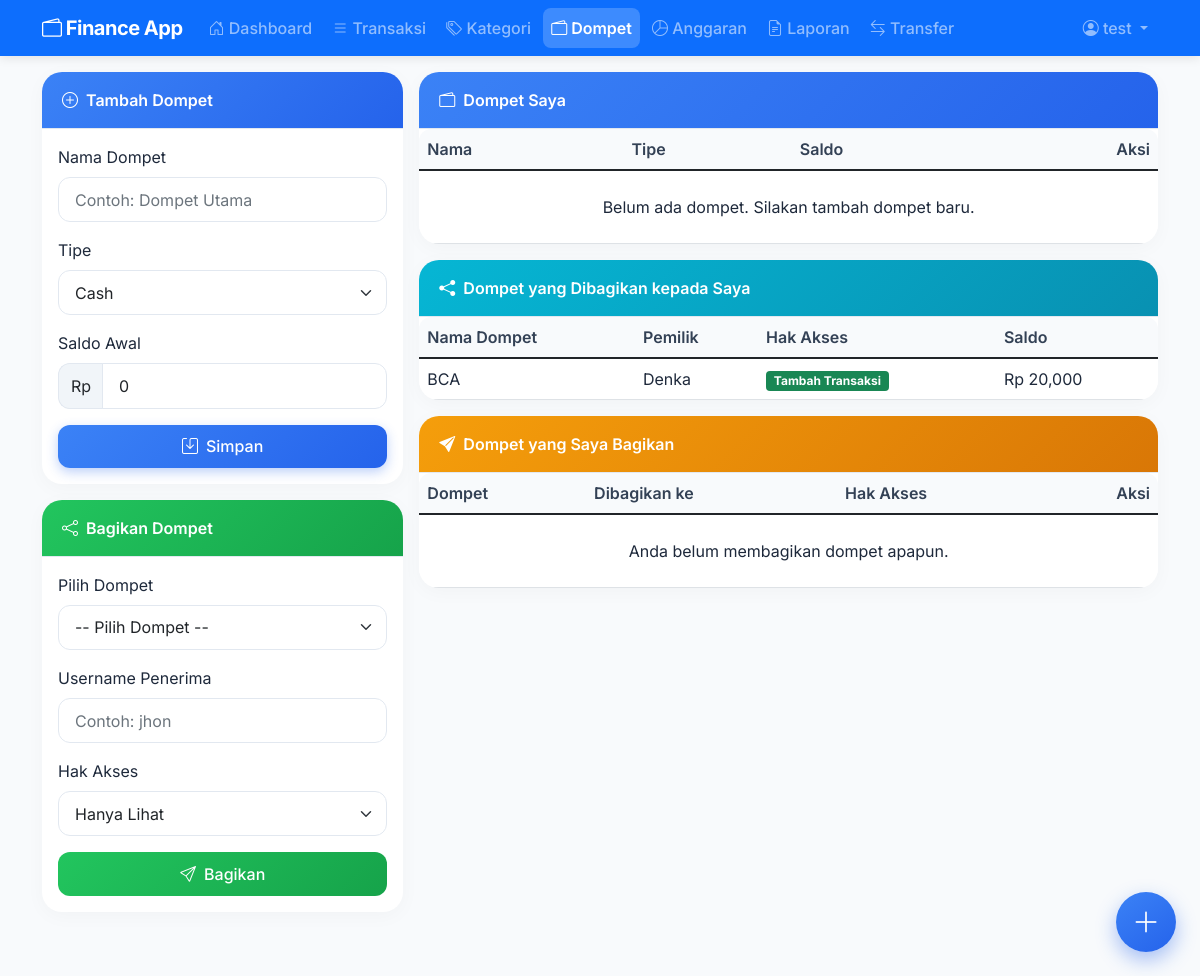
/wallets (signed in), run on the app's committed database.
### models.py (models this page shows)
class User(UserMixin, db.Model):
    id = db.Column(db.Integer, primary_key=True)
    username = db.Column(db.String(80), unique=True, nullable=False)
    password = db.Column(db.String(120), nullable=False)
    categories = db.relationship('Category', backref='user', lazy=True, cascade='all, delete-orphan')
    wallets = db.relationship('Wallet', backref='user', lazy=True, cascade='all, delete-orphan')
    transactions = db.relationship('Transaction', backref='user', lazy=True, cascade='all, delete-orphan')
    budgets = db.relationship('Budget', backref='user', lazy=True, cascade='all, delete-orphan')
    shared_wallets = db.relationship('SharedWallet', foreign_keys='SharedWallet.shared_with_id', back_populates='shared_with_user', lazy=True)

class SharedWallet(db.Model):
    id = db.Column(db.Integer, primary_key=True)
    wallet_id = db.Column(db.Integer, db.ForeignKey('wallet.id'), nullable=False)
    shared_with_id = db.Column(db.Integer, db.ForeignKey('user.id'), nullable=False)
    permission = db.Column(db.String(10))  # 'view' atau 'add'
    wallet = db.relationship('Wallet', back_populates='shared_with')
    shared_with_user = db.relationship('User', foreign_keys=[shared_with_id], back_populates='shared_wallets')

class Wallet(db.Model):
    id = db.Column(db.Integer, primary_key=True)
    name = db.Column(db.String(100), nullable=False)
    type = db.Column(db.String(10))  # 'cash' atau 'digital'
    balance = db.Column(db.Float, default=0.0)
    user_id = db.Column(db.Integer, db.ForeignKey('user.id'), nullable=False)
    transactions = db.relationship('Transaction', backref='wallet', lazy=True, cascade='all, delete-orphan')
    shared_with = db.relationship('SharedWallet', back_populates='wallet', lazy=True, cascade='all, delete-orphan')

### app.py (the view)
@app.route('/wallets')
@login_required
def wallets():
    owned = Wallet.query.filter_by(user_id=current_user.id).all()
    shared = SharedWallet.query.filter_by(shared_with_id=current_user.id).all()
    return render_template('wallets.html', owned=owned, shared=shared)

### templates/wallets.html (shortened to what this page needs)
{% extends "base.html" %}
{% block content %}
<div class="row g-3">
    <div class="col-md-4">
        <div class="card">
            <div class="card-header bg-primary text-white">
                <i class="bi bi-plus-circle me-2"></i>Tambah Dompet
            </div>
            <div class="card-body">
                <form action="{{ url_for('add_wallet') }}" method="post">
                    <div class="mb-3">
                        <label for="name" class="form-label fw-semibold">Nama Dompet</label>
                        <input type="text" class="form-control" id="name" name="name" placeholder="Contoh: Dompet Utama" required>
                    </div>
                    <div class="mb-3">
                        <label for="type" class="form-label fw-semibold">Tipe</label>
                        <select class="form-select" id="type" name="type" required>
                            <option value="cash">Cash</option>
                        </select>
                    </div>
                    <div class="mb-3">
                        <label for="balance" class="form-label fw-semibold">Saldo Awal</label>
                        <div class="input-group">
                            <span class="input-group-text">Rp</span>
                            <input type="number" step="0.01" class="form-control" id="balance" name="balance" value="0" required>
                        </div>
                    </div>
                    <button type="submit" class="btn btn-primary w-100"><i class="bi bi-save me-2"></i>Simpan</button>
                </form>
            </div>
        </div>
        <div class="card mt-3">
            <div class="card-header bg-success text-white">
                <i class="bi bi-share me-2"></i>Bagikan Dompet
            </div>
            <div class="card-body">
                <form action="{{ url_for('share_wallet') }}" method="post">
                    <div class="mb-3">
                        <label for="wallet_id" class="form-label fw-semibold">Pilih Dompet</label>
                        <select class="form-select" name="wallet_id" required>
                            <option value="">-- Pilih Dompet --</option>
                        </select>
                    </div>
                    <div class="mb-3">
                        <label for="username" class="form-label fw-semibold">Username Penerima</label>
                        <input type="text" class="form-control" name="username" placeholder="Contoh: jhon" required>
                    </div>
                    <div class="mb-3">
                        <label for="permission" class="form-label fw-semibold">Hak Akses</label>
                        <select class="form-select" name="permission" required>
                            <option value="view">Hanya Lihat</option>
                        </select>
                    </div>
                    <button type="submit" class="btn btn-success w-100"><i class="bi bi-send me-2"></i>Bagikan</button>
                </form>
            </div>
        </div>
    </div>
    <div class="col-md-8">
        <div class="card">
            <div class="card-header bg-primary text-white">
                <i class="bi bi-wallet2 me-2"></i>Dompet Saya
            </div>
            <div class="card-body p-0">
                <div class="table-responsive">
                    <table class="table table-hover align-middle mb-0">
                        <thead>
                            <tr>
                                <th>Nama</th>
                                <th>Tipe</th>
                                <th>Saldo</th>
                                <th class="text-end">Aksi</th>
                            </tr>
                        </thead>
                        <tbody>
                            {% for wallet in owned %}
                            <tr>
                                <td>{{ wallet.name }}</td>
                                <td>
                                    {% if wallet.type == 'cash' %}
                                        <span class="badge bg-info">Cash</span>
                                    {% else %}
                                        <span class="badge bg-secondary">Digital</span>
                                    {% endif %}
                                </td>
                                <td class="fw-semibold">Rp {{ "{:,.0f}".format(wallet.balance) }}</td>
                                <td class="text-end">
                                    <button type="button" class="btn btn-sm btn-warning" data-bs-toggle="modal" data-bs-target="#editWalletModal{{ wallet.id }}">
                                        <i class="bi bi-pencil"></i>
                                    </button>
                                    <a href="{{ url_for('delete_wallet', id=wallet.id) }}" class="btn btn-sm btn-danger delete-confirm">
                                        <i class="bi bi-trash"></i>
                                    </a>
                                </td>
                            </tr>
                            {% else %}
                            <tr>
                                <td colspan="4" class="text-center py-4">Belum ada dompet. Silakan tambah dompet baru.</td>
                            </tr>
                            {% endfor %}
                        </tbody>
                    </table>
                </div>
            </div>
        </div>
        <div class="card mt-3">
            <div class="card-header bg-info text-white">
                <i class="bi bi-share-fill me-2"></i>Dompet yang Dibagikan kepada Saya
            </div>
            <div class="card-body p-0">
                <div class="table-responsive">
                    <table class="table table-hover align-middle mb-0">
                        <thead>
                            <tr>
                                <th>Nama Dompet</th>
                                <th>Pemilik</th>
                                <th>Hak Akses</th>
                                <th>Saldo</th>
                            </tr>
                        </thead>
                        <tbody>
                            {% for share in shared %}
                            <tr>
                                <td>{{ share.wallet.name }}</td>
                                <td>{{ share.wallet.user.username }}</td>
                                <td>
                                    {% if share.permission == 'view' %}
                                        <span class="badge bg-secondary">Hanya Lihat</span>
                                    {% else %}
                                        <span class="badge bg-success">Tambah Transaksi</span>
                                    {% endif %}
                                </td>
                                <td class="fw-semibold">Rp {{ "{:,.0f}".format(share.wallet.balance) }}</td>
                            </tr>
                            {% else %}
                            <tr>
                                <td colspan="4" class="text-center py-4">Belum ada dompet yang dibagikan kepada Anda.</td>
                            </tr>
                            {% endfor %}
                        </tbody>
                    </table>
                </div>
            </div>
        </div>
        <div class="card mt-3">
            <div class="card-header bg-warning text-white">
                <i class="bi bi-send-fill me-2"></i>Dompet yang Saya Bagikan
            </div>
            <div class="card-body p-0">
                <div class="table-responsive">
                    <table class="table table-hover align-middle mb-0">
                        <thead>
                            <tr>
                                <th>Dompet</th>
                                <th>Dibagikan ke</th>
                                <th>Hak Akses</th>
                                <th class="text-end">Aksi</th>
                            </tr>
                        </thead>
                        <tbody>
                            {% for wallet in owned %}
                                {% for share in wallet.shared_with %}
                                <tr>
                                    <td>{{ wallet.name }}</td>
                                    <td>{{ share.shared_with_user.username }}</td>
                                    <td>
                                        {% if share.permission == 'view' %}
                                            <span class="badge bg-secondary">Hanya Lihat</span>
                                        {% else %}
                                            <span class="badge bg-success">Tambah Transaksi</span>
                                        {% endif %}
                                    </td>
                                    <td class="text-end">
                                        <a href="{{ url_for('unshare_wallet', id=share.id) }}" class="btn btn-sm btn-danger delete-confirm">
                                            <i class="bi bi-x-circle"></i> Hentikan
                                        </a>
                                    </td>
                                </tr>
                                {% endfor %}
                            {% else %}
                            <tr>
                                <td colspan="4" class="text-center py-4">Anda belum membagikan dompet apapun.</td>
                            </tr>
                            {% endfor %}
                        </tbody>
                    </table>
                </div>
            </div>
        </div>
    </div>
</div>
{% endblock %}

### templates/base.html (shortened to what this page needs)
<!DOCTYPE html>
<html lang="id">
<head>
    <link href="https://cdn.jsdelivr.net/npm/bootstrap@5.1.3/dist/css/bootstrap.min.css" rel="stylesheet">
    <link rel="stylesheet" href="https://cdn.jsdelivr.net/npm/bootstrap-icons@1.8.1/font/bootstrap-icons.css">
    <link rel="stylesheet" href="{{ url_for('static', filename='css/style.css') }}">
</head>
<body>
    <nav class="navbar navbar-expand-lg navbar-dark bg-primary sticky-top">
        <div class="container">
            <a class="navbar-brand fw-bold" href="{{ url_for('dashboard') }}">
                <i class="bi bi-wallet2"></i> Finance App
            </a>
            <div class="collapse navbar-collapse" id="navbarNav">
                <ul class="navbar-nav me-auto mb-2 mb-lg-0">
                    <li class="nav-item">
                        <a class="nav-link {% if request.endpoint == 'dashboard' %}active{% endif %}" href="{{ url_for('dashboard') }}">
                            <i class="bi bi-house-door"></i> Dashboard
                        </a>
                    </li>
                    <li class="nav-item">
                        <a class="nav-link {% if request.endpoint == 'transactions' %}active{% endif %}" href="{{ url_for('transactions') }}">
                            <i class="bi bi-list"></i> Transaksi
                        </a>
                    </li>
                    <li class="nav-item">
                        <a class="nav-link {% if request.endpoint == 'categories' %}active{% endif %}" href="{{ url_for('categories') }}">
                            <i class="bi bi-tags"></i> Kategori
                        </a>
                    </li>
                    <li class="nav-item">
                        <a class="nav-link {% if request.endpoint == 'wallets' %}active{% endif %}" href="{{ url_for('wallets') }}">
                            <i class="bi bi-wallet2"></i> Dompet
                        </a>
                    </li>
                    <li class="nav-item">
                        <a class="nav-link {% if request.endpoint == 'budgets' %}active{% endif %}" href="{{ url_for('budgets') }}">
                            <i class="bi bi-pie-chart"></i> Anggaran
                        </a>
                    </li>
                    <li class="nav-item">
                        <a class="nav-link {% if request.endpoint == 'reports' %}active{% endif %}" href="{{ url_for('reports') }}">
                            <i class="bi bi-file-earmark-text"></i> Laporan
                        </a>
                    </li>
<li class="nav-item">
    <a class="nav-link {% if request.endpoint == 'transfer' %}active{% endif %}" href="{{ url_for('transfer') }}">
        <i class="bi bi-arrow-left-right"></i> Transfer
    </a>
</li>
                </ul>
                <ul class="navbar-nav">
                    <li class="nav-item dropdown">
                        <a class="nav-link dropdown-toggle" href="#" id="userDropdown" role="button" data-bs-toggle="dropdown" aria-expanded="false">
                            <i class="bi bi-person-circle"></i> {{ current_user.username }}
                        </a>
                    </li>
                </ul>
            </div>
        </div>
    </nav>
    <main class="container my-3 pb-5">
        {% block content %}{% endblock %}
    </main>
    <a href="#" class="floating-btn" data-bs-toggle="modal" data-bs-target="#addTransactionModal" title="Tambah Transaksi">
        <i class="bi bi-plus-lg"></i>
    </a>
</body>
</html>

### data on the page
User: username "test"
SharedWallet: wallet.name "BCA", wallet.user.username "Denka", permission "Tambah Transaksi"
Wallet: wallet.balance "20,000"
